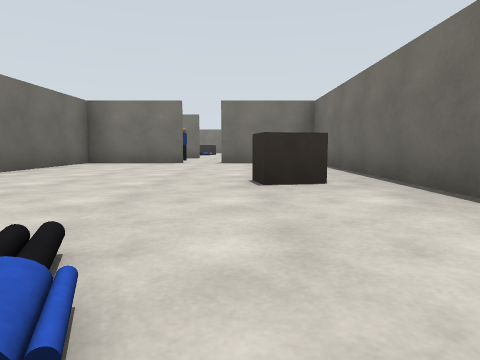
[1] (above)

17 first-person views from a walk through a robot-simulator world made for Gazebo. The camera is 0.72 m above the floor, tilts 6° down and sees 75° across. The floor is counted in squares, 2 m on a side. Each view is taken from the middle of a square. On the plan, view 1 faces up. The plan holds only what a view shows up to about 9 squares ahead; the rest is blank. The place goes on beyond the plan. Some stock models are drawn as simple stand-ins.

[2]
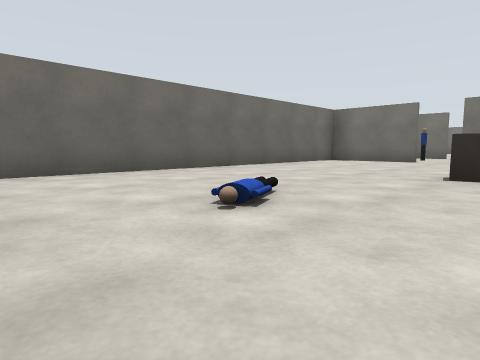

[3]
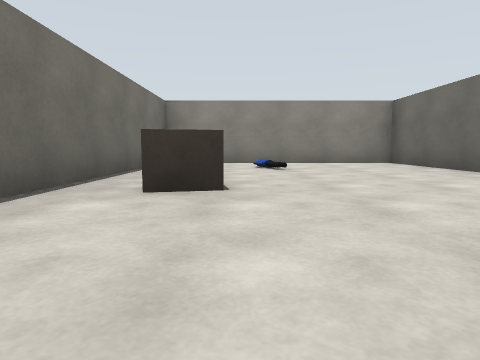

[4]
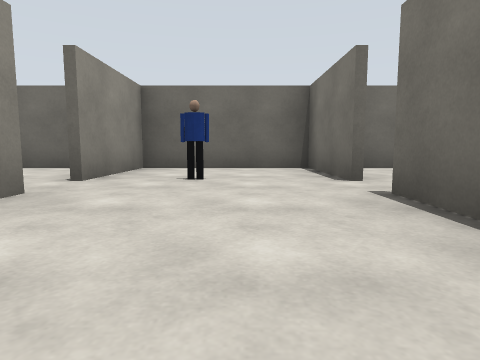

[5]
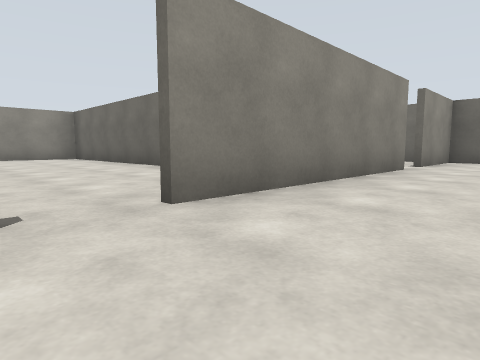

[6]
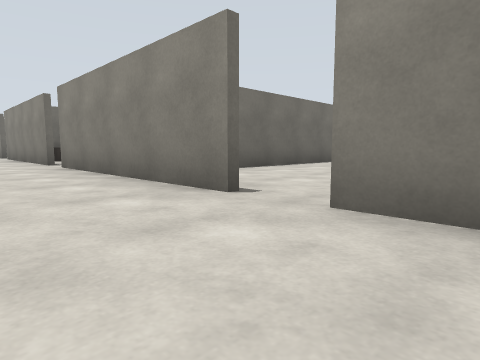

[7]
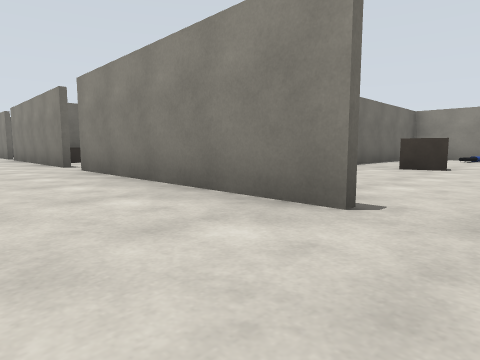

[8]
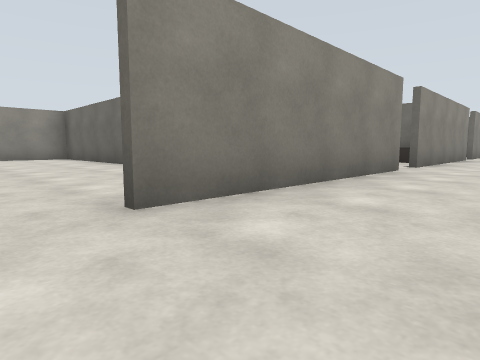

[9]
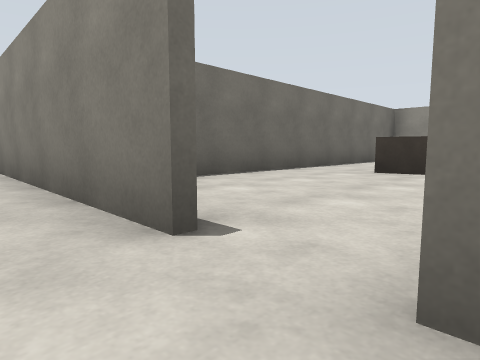

[10]
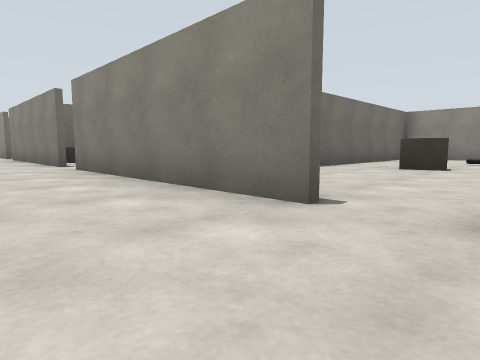

[11]
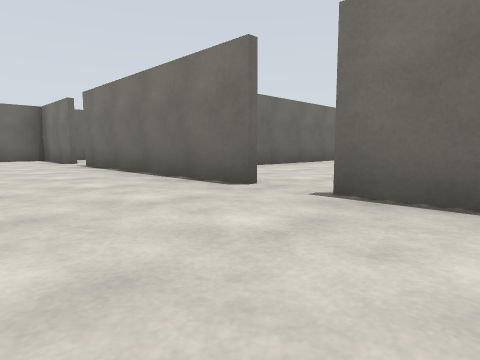

[12]
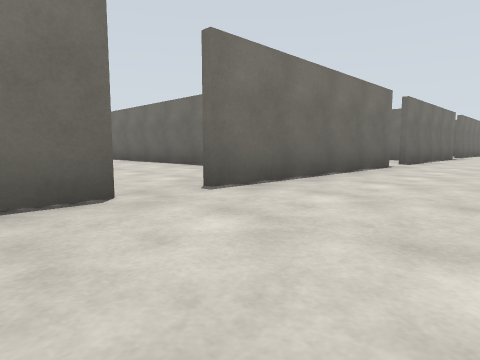

[13]
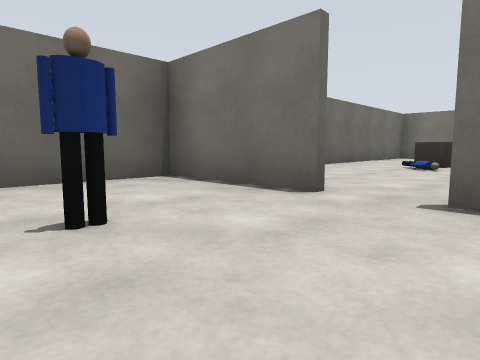

[14]
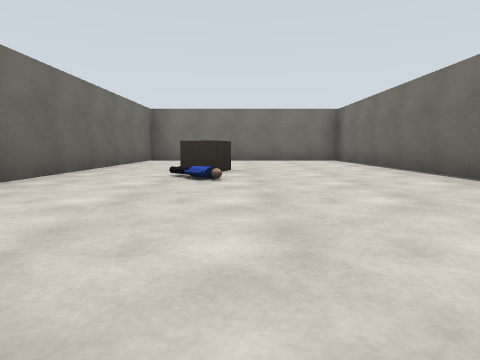

[15]
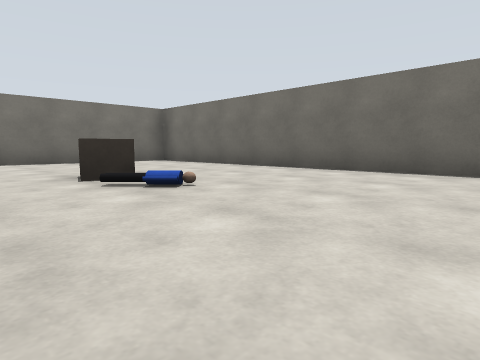

[16]
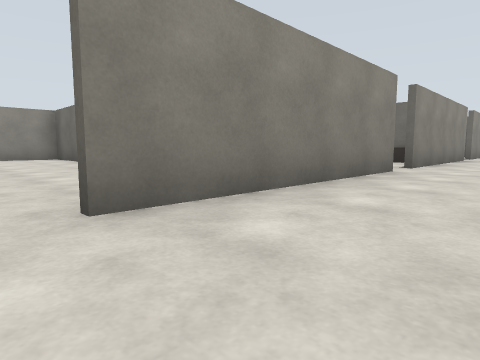

[17]
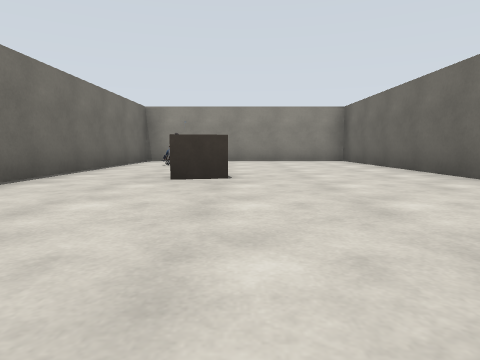

### Floor plan
Ten units are one square. View 1 is at (0, 0); x grows to the right and y downward. Boxes are objects, and circles mark ways between rooms. Rooms are numbered by the first view taken in them; rooms with no view inside come last. Other rooms are left out.
<svg viewBox="-40 -192 243 209">
<path fill="none" stroke="#000" d="M-12 -72 -35 -72M-34 -70 -34 12 17 12 17 -55M15 -72 -5 -72M48 -73 92 -73M40 -102 -5 -102M92 -102 48 -102M100 -73 125 -73M126 -102 100 -102M-5 -73 40 -73M-12 -102 -34 -102 -34 -70M-35 -73 -12 -73M17 -115 17 -187 -34 -187 -34 -109M123 -35 123 12M152 -73 198 -73M125 -73 145 -73M119 12 174 12 174 -39M138 -102 126 -102M18 -38 18 8M52 12 69 12 69 -51M22 12 38 12M71 -26 71 12 88 12M102 12 119 12M122 12 122 -56"/>
<rect x="-15" y="-15" width="10" height="10" fill="#bbb"><title>person</title></rect>
<rect x="-5" y="-35" width="10" height="10" fill="#bbb"><title>brown box</title></rect>
<rect x="-15" y="-85" width="10" height="10" fill="#bbb"><title>person</title></rect>
<rect x="-25" y="-145" width="10" height="10" fill="#bbb"><title>person</title></rect>
<rect x="-15" y="-155" width="10" height="20" fill="#bbb"><title>brown box</title></rect>
<rect x="115" y="-75" width="10" height="20" fill="#bbb"><title>brown box</title></rect>
<rect x="145" y="-35" width="10" height="10" fill="#bbb"><title>brown box</title></rect>
<rect x="155" y="-15" width="10" height="10" fill="#bbb"><title>other object</title></rect>
<rect x="165" y="-75" width="10" height="20" fill="#bbb"><title>other object</title></rect>
<rect x="15" y="-75" width="10" height="20" fill="#bbb"><title>brown box</title></rect>
<rect x="45" y="-5" width="10" height="10" fill="#bbb"><title>other object</title></rect>
<rect x="45" y="-35" width="20" height="10" fill="#bbb"><title>brown box</title></rect>
<rect x="65" y="-75" width="10" height="20" fill="#bbb"><title>brown box</title></rect>
<rect x="95" y="-15" width="10" height="10" fill="#bbb"><title>other object</title></rect>
<rect x="95" y="-35" width="20" height="10" fill="#bbb"><title>brown box</title></rect>
<circle cx="-10" cy="-70" r="3" fill="#2a7"/>
<circle cx="10" cy="-60" r="3" fill="#2a7"/>
<circle cx="5" cy="-85" r="3" fill="#2a7"/>
<circle cx="135" cy="-85" r="3" fill="#2a7"/>
<circle cx="45" cy="-70" r="3" fill="#2a7"/>
<circle cx="95" cy="-70" r="3" fill="#2a7"/>
<circle cx="-10" cy="-100" r="3" fill="#2a7"/>
<text x="-10" y="-30">1</text>
<text x="60" y="-90">2</text>
<text x="-20" y="-90">3</text>
<text x="-10" y="-150">4</text>
<text x="150" y="-40">5</text>
<text x="40" y="-30">6</text>
<text x="90" y="-30">7</text>
</svg>
Room 1 opens to room 3. Room 1 opens to room 6. Room 2 opens to room 3. Room 2 opens to room 5. Room 2 opens to room 6. Room 2 opens to room 7. Room 3 opens to room 4.

Where each view was taken, in squares from view 1:
view 1: 0 up, 0 right, facing up
view 2: 1 down, 1 right, facing up-left
view 3: 6 up, 0 right, facing down
view 4: 9 up, 2 right, facing left
view 5: 9 up, 5 right, facing down-left
view 6: 9 up, 3 right, facing down-right
view 7: 9 up, 4 right, facing down-right
view 8: 9 up, 10 right, facing down-left
view 9: 8 up, 9 right, facing down-right
view 10: 9 up, 9 right, facing down-right
view 11: 8 up, 6 right, facing up-left
view 12: 8 up, 3 right, facing up-right
view 13: 8 up, 0 right, facing up-left
view 14: 10 up, 1 left, facing up
view 15: 11 up, 3 left, facing up-right
view 16: 9 up, 15 right, facing down-left
view 17: 7 up, 15 right, facing down
